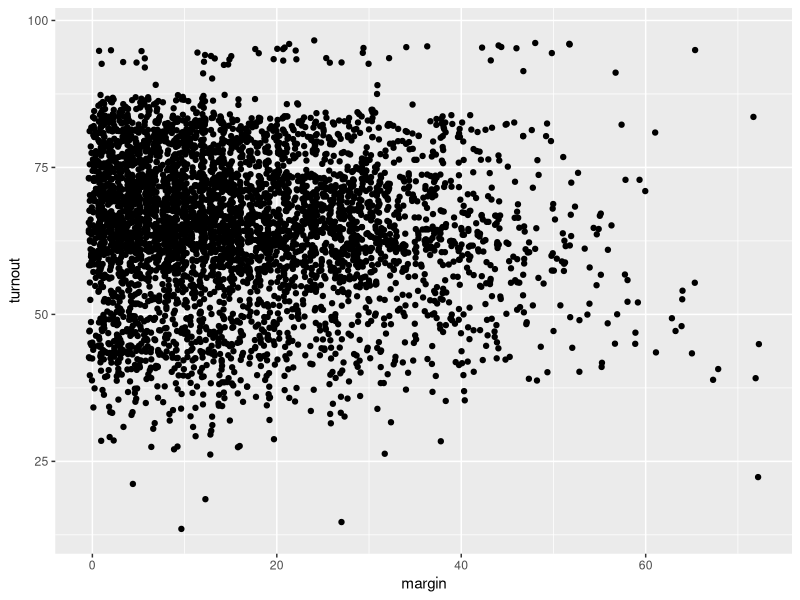
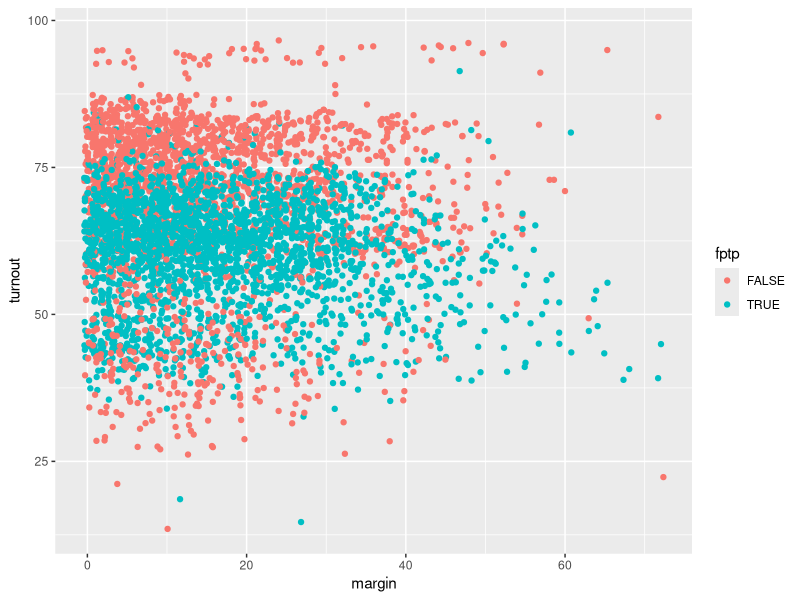

Here is the R script that generated these plots, in order:
## ---- chunk 1
library(ggplot2)
library(foreign)
## ---- chunk 2
# Data is available on this course's github page:
# github.com/jabranham/math-camp
# Data from Herrera et al (forthcoming, AJPS)
my_data <- read.dta("data/herrera-data.dta")
my_data$fptp <- as.logical(my_data$fptp)
## ---- chunk 3
ggplot(my_data, aes(margin, turnout)) + geom_jitter()
## ---- chunk 4
ggplot(my_data, aes(margin, turnout, color=fptp)) + 
  geom_jitter()
## ---- chunk 5
mean_fptp <- with(my_data, mean(turnout[fptp==TRUE]))
mean_notfptp <- with(my_data, mean(turnout[fptp==FALSE]))
c(mean_fptp, mean_notfptp)
## ---- chunk 6
sd_fptp <- with(my_data, sd(turnout[fptp==TRUE]))
sd_notfptp <- sd(my_data$turnout[my_data$fptp==FALSE])
c(sd_fptp, sd_notfptp)
## ---- chunk 7
t.test(my_data$turnout[my_data$fptp==TRUE],
  my_data$turnout[my_data$fptp==FALSE])
